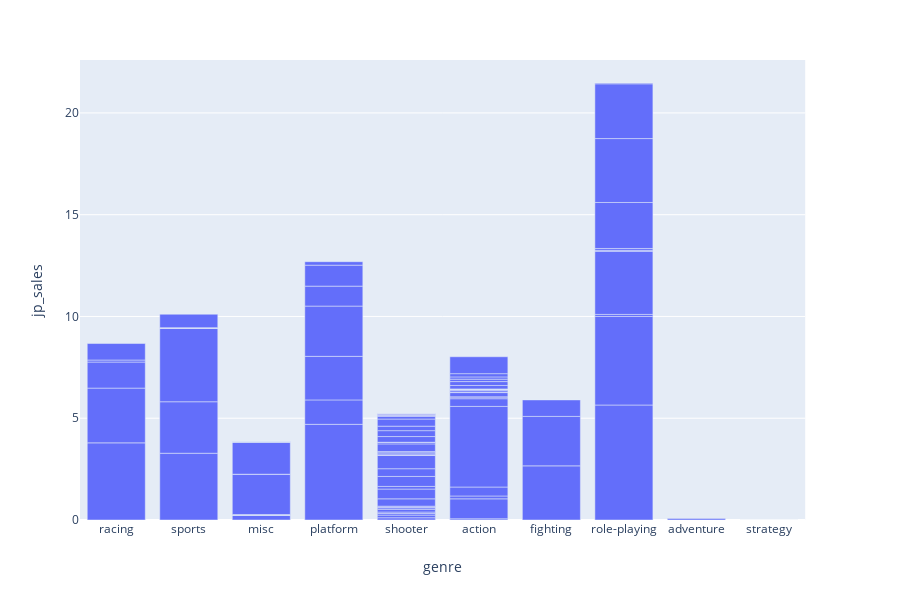

Here is the notebook cell this chart was saved with:
### Code cell
top_genre = games_new.sort_values(by='jp_sales', axis=0, ascending=False)[:200]

fig = px.bar(top_platform , 
             x='genre', 
             y='jp_sales',
            )

fig.show()

### Figure 1 — Plotly figure (JSON) as saved in the notebook; plotly's stock layout.template omitted (floating-point values rounded to 4 significant figures)
{"data": [{"alignmentgroup": "True", "hoverlabel": {"namelength": 0}, "hovertemplate": "genre=%{x}<br>jp_sales=%{y}", "legendgroup": "", "marker": {"color": "#636efa"}, "name": "", "offsetgroup": "", "orientation": "v", "showlegend": false, "textposition": "auto", "type": "bar", "x": ["racing", "sports", "misc", "platform", "shooter", "action", "shooter", "sports", "sports", "shooter", "shooter", "shooter", "shooter", "action", "action", "shooter", "shooter", "fighting", "platform", "shooter", "shooter", "misc", "shooter", "misc", "misc", "shooter", "role-playing", "role-playing", "role-playing", "racing", "shooter", "shooter", "platform", "shooter", "action", "shooter", "shooter", "misc", "role-playing", "action", "shooter", "shooter", "shooter", "shooter", "misc", "action", "sports", "misc", "action", "platform", "role-playing", "action", "platform", "misc", "misc", "sports", "role-playing", "adventure", "action", "fighting", "shooter", "misc", "platform", "racing", "action", "shooter", "action", "shooter", "misc", "shooter", "racing", "action", "role-playing", "racing", "action", "shooter", "action", "action", "shooter", "platform", "role-playing", "action", "shooter", "action", "shooter", "role-playing", "action", "shooter", "action", "shooter", "shooter", "role-playing", "misc", "action", "action", "shooter", "fighting", "sports", "strategy", "sports"], "xaxis": "x", "y": [3.79, 3.28, 0.24, 4.7, 0.11, 0.06, 0.13, 2.53, 3.6, 0.08, 0.07, 0.13, 0.08, 0.98, 0.14, 0.04, 0.04, 2.66, 1.2, 0.36, 0.48, 0, 0.13, 0.01, 0.02, 0.49, 5.65, 4.35, 0.1, 2.69, 0.38, 0.65, 2.14, 0, 0.44, 0.01, 0.06, 1.98, 3.1, 3.96, 0.06, 0.06, 0.38, 0.07, 0, 0.38, 0.03, 1.58, 0.09, 2.47, 0.05, 0, 0.98, 0.01, 0, 0, 0.09, 0.07, 0.21, 2.43, 0.01, 0.01, 1.03, 1.28, 0.03, 0.28, 0.08, 0.29, 0, 0.22, 0.1, 0.04, 2.26, 0.81, 0.03, 0.35, 0, 0, 0.14, 0.17, 3.14, 0.17, 0.03, 0.19, 0, 2.69, 0.12, 0, 0.11, 0.05, 0.05, 0.04, 0.01, 0.16, 0.83, 0, 0.81, 0.01, 0, 0.66], "yaxis": "y"}], "layout": {"barmode": "relative", "height": 600, "legend": {"tracegroupgap": 0}, "margin": {"t": 60}, "xaxis": {"anchor": "y", "domain": [0, 0.98], "title": {"text": "genre"}}, "yaxis": {"anchor": "x", "domain": [0, 1], "title": {"text": "jp_sales"}}}}
